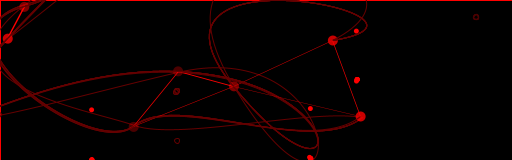
Frame 1 (no input)
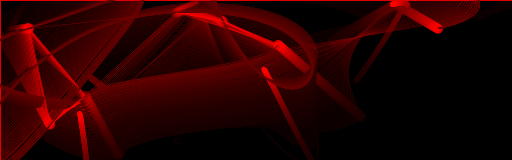
Frame 60 (the mouse pressed at the canvas centre just before this capture)
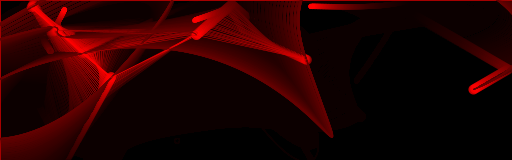
Frame 120 (the mouse held since frame 60 and released just before this capture)

The Processing sketch that drew these frames (run headless with seeded random() and noise(); from frame 60 on, the mouse is pressed at the canvas centre):

// Processing sketch: processing_53626
// ── processing_53626.pde

//  R.A. Robertson 2011, "Particle Chain."
//  Credit to Kim Asendorf http://openprocessing.org/visuals/?visualID=3520
//  Credit "bouncy_bubbles" (http://processing.org/learning/topics/bouncybubbles.html)

/* This is a submission for bus-tops contest on OpenProcessing.org.
*  Bus-Tops (http://bus-tops.com) is a public art project
*  in London where we have placed 30 monochromatic red LED screens
*  on the roofs of bus shelters across the city. Sketches from
*  OpenProcessing Collections will be selected to be exhibited
*  on these screens.
*  For contest information and example sketches and submission:
*  http://www.openprocessing.org/collections/?collectionID=1337
*/
 
float cp1X, cp1Y, cp2X, cp2Y, endX, endY;
float distCP, cp1XV = 0, distX, distY, range = 200;
float driftX, driftY, rate = .002, freq, amp;
boolean toggleLoop = true; 
 
Ball[] myBall;
int ballAmount = 7;  // Line: n > 1; Curve: n > 3; Bez: ((n > 0) * 3) + 1
float[] randX = new float[ballAmount];
float[] randY = new float[ballAmount];
int distance = 150;
float distBalls, lineWeight, fr;
int d = 10;  // Diameter.


 
public void setup() {
  size(512, 160);
  frameRate(8);
  background(0); //keep background black (LEDs are brightness based)
  stroke(255,0,0); //LEDs are on the scale of red
  fill(255,0,0);   //LEDs are on the scale of red
  smooth();
 
  //class setup
  myBall = new Ball[ballAmount];
  for (int i = 0; i < ballAmount; i++) {
    myBall[i] = new Ball();
    myBall[i].setup();
    randX[i] = random(-range, range);  // Offset distance endpoint to cp1.
    randY[i] = random(-range, range);
  }
}
 
void draw() {
  fill(0, 10);
//  noStroke();
  rect(0, 0, width, height);
   
  for (int i = 0; i < ballAmount; i++) {
    myBall[i].collide();  // Physics collision.
    myBall[i].step();
     
    if (i % 3 == 0) {  // Color endpoints.
    fill(255, 0, 0, 200);}
    else if (i % 3 == 1) {fill(255, 0, 0, 125);}
    else {fill(255, 0, 0, 75);}
        
    myBall[i].drawBall();  // Show nodes.
         
    noFill();
    stroke(75, 0, 0);
 
    beginShape();  // Bezier Vertex.
    vertex(myBall[0].x, myBall[0].y);
    cp1X = myBall[0].x + randX[0] + driftX;
    cp1Y = myBall[0].y + randY[0] + driftY;
     
    noFill();  // Show control point.
    ellipse(cp1X, cp1Y, d/2, d/2);
     
    endX = myBall[1].x;
    endY = myBall[1].y;
    cp2X = endX + randX[1] + driftX;
    cp2Y = endY + randY[1] + driftY;
         
    for (int bez = 1; bez < ballAmount; bez++) {
    distX = endX - cp2X;
    distY = endY - cp2Y;
     
    if (bez > 1) {                    
             
    cp1X = endX + (distX);
    cp1Y = endY + (distY);
    endX = myBall[bez].x;
    endY = myBall[bez].y;
    cp2X = endX + randX[bez] + driftX;
    cp2Y = endY + randY[bez] + driftY;
 
    noFill();  // Show control points.
    ellipse(cp1X, cp1Y, d/2, d/2);
 
    }
    fill(255, 0, 0);
    noStroke();
    ellipse(cp2X, cp2Y, d/2, d/2);
   
    noFill();
    stroke(100,0 ,0);
    strokeWeight(1);
    bezierVertex(cp1X, cp1Y, cp2X, cp2Y, endX, endY);
}
    endShape();
     
    freq += rate;  // Animate control points.
    amp = 50;
    driftX = (sin(freq) * amp);   
    driftY = (cos(freq) * amp); 
     
     for (int j = 0; j < i; j++) {  // Display proximity indicators.
       if (i != j) {
         distBalls = dist(myBall[i].x, myBall[i].y, myBall[j].x, myBall[j].y);
  
          if (distBalls <= distance) {  // Use this block for proximal lines.
           lineWeight = 50/distBalls;
           stroke(lineWeight * 500, 0, 0);
           strokeWeight(lineWeight);
           line(myBall[i].x, myBall[i].y, myBall[j].x, myBall[j].y);
         }
       }
     }
 
  }
}
 
 
//THE CLASS
class Ball {
  float x, y, incX, incY;
 
  void setup() {
    x = random(width);
    y = random(height);
    setInc();
  }
 
  //speed
  void setInc() {
    incX = random(-2, 2);
    incY = random(-2, 2);
  }
 
  //the ball
  void drawBall() {
    noStroke();
    ellipse(x, y, d, d);
  }
 
  //direction
  void step() {
    if (x >= width - d/2 || x <= 0 + d/2) {
      incX = -incX;
    }
    if (y >= height - d/2 || y <= 0 + d/2) {
      incY = -incY;
    }
    x = x + incX;
    y = y + incY;
  }
   
  // Collision Physics a la "Bouncy Bubbles."
  float dx, dy, distance, minDist, angle, targetX, targetY, ax, ay;
  float friction = 1.0004, frictionX = friction, frictionY = friction;
  int diameter = d;
  void collide() {
    for (int i = 0; i < ballAmount; i++) {
      dx = myBall[i].x - x;
      dy = myBall[i].y - y;
      distance = sqrt(dx*dx + dy*dy);
      minDist = myBall[i].diameter/2 + diameter/2;
      if (distance < minDist) {
        angle = atan2(dy, dx);
        targetX = x + cos(angle) * minDist;
        targetY = y + sin(angle) * minDist;
        ax = (targetX - myBall[i].x);
        ay = (targetY - myBall[i].y);
        incX -= ax;
        incY -= ay;
        myBall[i].incX += ax;
        myBall[i].incY += ay;
        incX /= frictionX;
        incY /= frictionY;
      }
    }
  } 
}
 
                
                                                                
